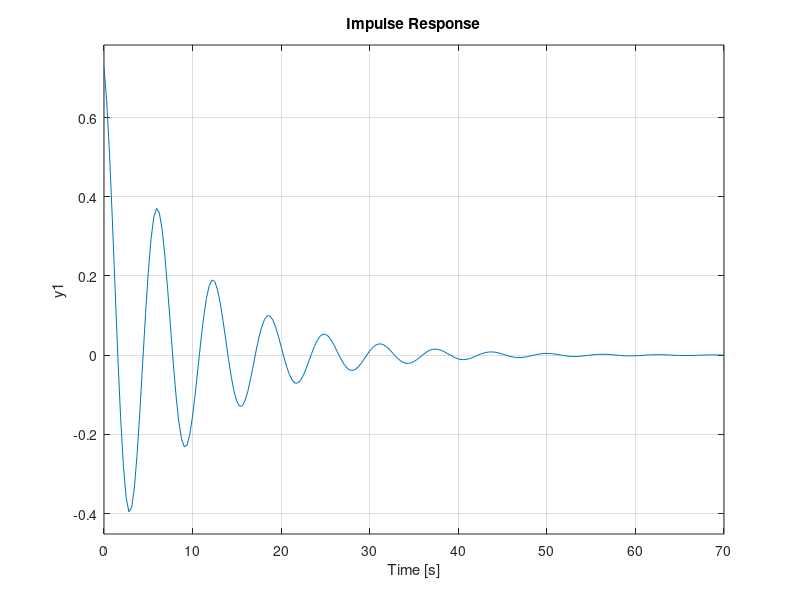
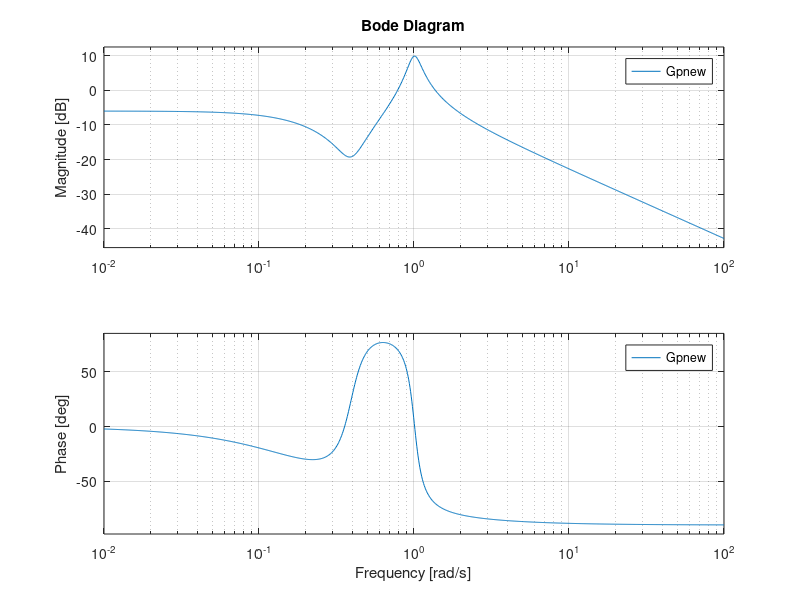
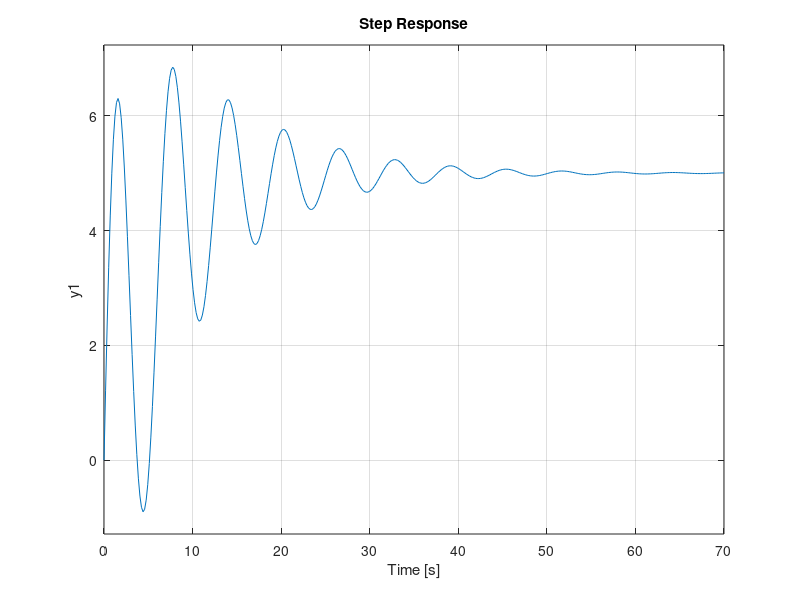
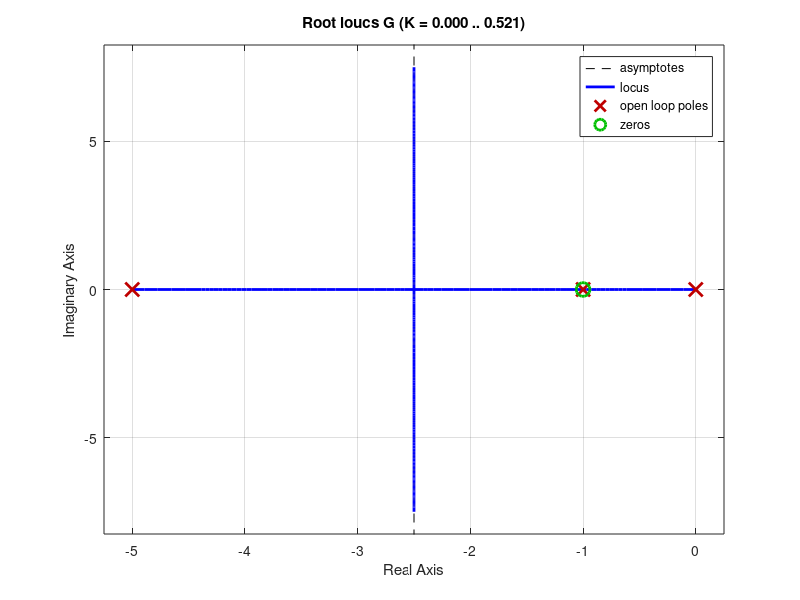

Here is the MATLAB script that generated these plots, in order: (Note: this script raises an error after producing the figures.)
% Logan Prust - Aer E 331 - Exam 2

clear,clc;

% PROBLEM 1(a)

Gzeros=roots([.7 1.4 .3 .2])
Gpoles=roots([1 2.2 1.8 2.1 .4])

% PROBLEM 1(b)

s=tf('s');
Gp=tf([.7 1.4 .3 .2],[1 2.2 1.8 2.1 .4]);
Gpnew=0.727*(s^2+2*s*0.0741+0.0741^2+0.386^2)/(s^2+2*s*0.0984+0.0984^2+1)/(s+0.2225);

figure(1);
hold on;
impulse(Gp);
impulse(Gpnew);

% PROBLEM 1(c)

figure(2);
hold on;
bode(Gp);
bode(Gpnew);

% PROBLEM 1(d)

figure(3);
step(Gp*10);

% PROBLEM 2(c)

s=tf('s');
Gm=120/s/(s+1);
Gc=(s+1)/(s+5);
G=Gm*Gc;
figure(4);
rlocus(G);

gamma=2.375;
t=0:0.01:5;
u=gamma*t;
figure(5);
lsim(G,u,t);

% PROBLEM 2(d)

data=load('ICBM.txt');
t=data(1,:);
y=data(2,:);
figure(6);
lsim(G,y,t);

% PROBLEM 3(a)

s=tf('s');
K=1/30;
Gm=120/s/(s+1);
figure(7);
bode(K*Gm);

% PROBLEM 3(b)

Gc=3.031/(3.031-s);
figure(8);
bode(Gc*K*Gm);

% PROBLEM 3(c)

figure(9);
lsim(Gc*K*Gm,y,t);

% PROBLEM 3(d)

figure(10);
hold on;
step(G,1);
step(Gc*K*Gm,1);
legend('Problem 2 Controller','Problem 3 Controller');

% PROBLEM 4(b)

delta=0.1;
s=tf('s');
Gc=tf([.1174,1],[.0155,1]);
Gp=100*exp(-s*2*delta)/s/(.5*s+1);

figure(11);
bode(Gc*Gp);
